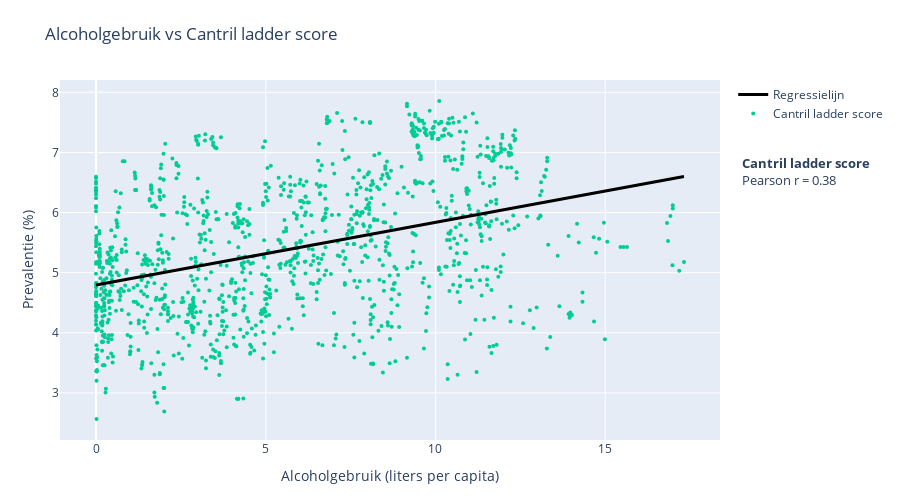

The notebook cell saved with this chart:
### Code cell
# Opschonen
df_clean = df[["Entity", "Year", "Alcohol_consumption", "Cantril ladder score"]].dropna()

x = df_clean["Alcohol_consumption"]
y = df_clean["Cantril ladder score"]
country = df_clean["Entity"]
year = df_clean["Year"]

# Regressie en CI
slope, intercept, _, _, std_err = stats.linregress(x, y)
reg_x = np.linspace(x.min(), x.max(), 100)
reg_y = slope * reg_x + intercept
y_err = std_err * 1.96
upper = reg_y + y_err
lower = reg_y - y_err

# Correlatie berekenen
corr, _ = stats.pearsonr(x, y)
corr_text = f"<b>Cantril ladder score</b><br>Pearson r = {corr:.2f}"

# Plot bouwen
fig = go.Figure()

# Punten
fig.add_trace(go.Scatter(
    x=x, y=y, mode="markers",
    marker=dict(size=4, color="#00CC96"),
    name="Cantril ladder score",
    text=[f"{c}, {y}" for c, y in zip(country, year)],
    hovertemplate="<b>%{text}</b><br>Alcohol: %{x}<br>Score: %{y}<extra></extra>"
))

# Bovenlijn CI
fig.add_trace(go.Scatter(
    x=reg_x, y=upper, mode="lines",
    line=dict(width=0), hoverinfo="skip", showlegend=False
))

# Onderlijn CI met fill
fig.add_trace(go.Scatter(
    x=reg_x, y=lower, mode="lines",
    fill="tonexty", fillcolor='rgba(0, 0, 0, 0.2)',
    line=dict(width=0), hoverinfo="skip", showlegend=False
))

# Regressielijn (zwart)
fig.add_trace(go.Scatter(
    x=reg_x, y=reg_y, mode="lines",
    line=dict(color="black", width=3),
    name="Regressielijn"
))

# Layout & annotatie
fig.update_layout(
    title="Alcoholgebruik vs Cantril ladder score",
    xaxis_title="Alcoholgebruik (liters per capita)",
    yaxis_title="Centril ladder score (1-10)",
    annotations=[dict(
        x=1.03, y=0.8,
        xref="paper", yref="paper",
        text=corr_text,
        showarrow=False,
        align="left",
        font=dict(size=13),
        xanchor="left"
    )],
    height=500,
    margin=dict(t=80, r=160, b=60, l=60)
)

fig.show()
